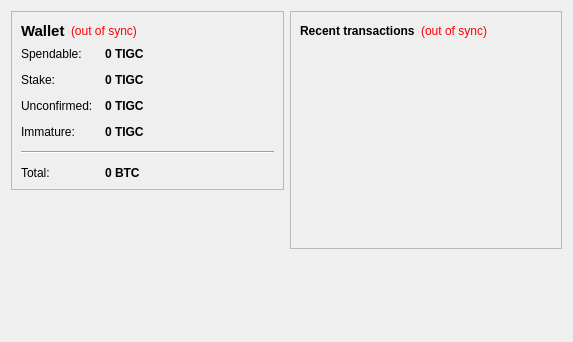
<?xml version="1.0" encoding="UTF-8"?>
<ui version="4.0">
 <class>OverviewPage</class>
 <widget class="QWidget" name="OverviewPage">
  <property name="geometry">
   <rect>
    <x>0</x>
    <y>0</y>
    <width>573</width>
    <height>342</height>
   </rect>
  </property>
  <property name="windowTitle">
   <string>Form</string>
  </property>
  <layout class="QHBoxLayout" name="horizontalLayout" stretch="1,1">
   <item>
    <layout class="QVBoxLayout" name="verticalLayout_2">
     <item>
      <widget class="QFrame" name="frame">
       <property name="frameShape">
        <enum>QFrame::StyledPanel</enum>
       </property>
       <property name="frameShadow">
        <enum>QFrame::Raised</enum>
       </property>
       <layout class="QVBoxLayout" name="verticalLayout_4">
        <item>
         <layout class="QHBoxLayout" name="horizontalLayout_4">
          <item>
           <widget class="QLabel" name="label_5">
            <property name="font">
             <font>
              <pointsize>11</pointsize>
              <weight>75</weight>
              <bold>true</bold>
             </font>
            </property>
            <property name="text">
             <string>Wallet</string>
            </property>
           </widget>
          </item>
          <item>
           <widget class="QLabel" name="labelWalletStatus">
            <property name="toolTip">
             <string>The displayed information may be out of date. Your wallet automatically synchronizes with the TigraCoin network after a connection is established, but this process has not completed yet.</string>
            </property>
            <property name="styleSheet">
             <string notr="true">QLabel { color: red; }</string>
            </property>
            <property name="text">
             <string notr="true">(out of sync)</string>
            </property>
            <property name="alignment">
             <set>Qt::AlignLeading|Qt::AlignLeft|Qt::AlignVCenter</set>
            </property>
           </widget>
          </item>
          <item>
           <spacer name="horizontalSpacer_2">
            <property name="orientation">
             <enum>Qt::Horizontal</enum>
            </property>
            <property name="sizeHint" stdset="0">
             <size>
              <width>40</width>
              <height>20</height>
             </size>
            </property>
           </spacer>
          </item>
         </layout>
        </item>
        <item>
         <layout class="QFormLayout" name="formLayout_2">
          <property name="fieldGrowthPolicy">
           <enum>QFormLayout::AllNonFixedFieldsGrow</enum>
          </property>
          <property name="horizontalSpacing">
           <number>12</number>
          </property>
          <property name="verticalSpacing">
           <number>12</number>
          </property>
          <item row="0" column="0">
           <widget class="QLabel" name="label">
            <property name="text">
             <string>Spendable:</string>
            </property>
           </widget>
          </item>
          <item row="0" column="1">
           <widget class="QLabel" name="labelBalance">
            <property name="font">
             <font>
              <weight>75</weight>
              <bold>true</bold>
             </font>
            </property>
            <property name="cursor">
             <cursorShape>IBeamCursor</cursorShape>
            </property>
            <property name="toolTip">
             <string>Your current spendable balance</string>
            </property>
            <property name="text">
             <string notr="true">0 TIGC</string>
            </property>
            <property name="textInteractionFlags">
             <set>Qt::LinksAccessibleByMouse|Qt::TextSelectableByKeyboard|Qt::TextSelectableByMouse</set>
            </property>
           </widget>
          </item>
          <item row="1" column="0">
           <widget class="QLabel" name="label_6">
            <property name="text">
             <string>Stake:</string>
            </property>
           </widget>
          </item>
          <item row="1" column="1">
           <widget class="QLabel" name="labelStake">
            <property name="font">
             <font>
              <weight>75</weight>
              <bold>true</bold>
             </font>
            </property>
            <property name="cursor">
             <cursorShape>IBeamCursor</cursorShape>
            </property>
            <property name="toolTip">
             <string>Total of coins that was staked, and do not yet count toward the current balance</string>
            </property>
            <property name="text">
             <string notr="true">0 TIGC</string>
            </property>
            <property name="textInteractionFlags">
             <set>Qt::LinksAccessibleByMouse|Qt::TextSelectableByKeyboard|Qt::TextSelectableByMouse</set>
            </property>
           </widget>
          </item>
          <item row="2" column="0">
           <widget class="QLabel" name="label_3">
            <property name="text">
             <string>Unconfirmed:</string>
            </property>
           </widget>
          </item>
          <item row="2" column="1">
           <widget class="QLabel" name="labelUnconfirmed">
            <property name="font">
             <font>
              <weight>75</weight>
              <bold>true</bold>
             </font>
            </property>
            <property name="cursor">
             <cursorShape>IBeamCursor</cursorShape>
            </property>
            <property name="toolTip">
             <string>Total of transactions that have yet to be confirmed, and do not yet count toward the current balance</string>
            </property>
            <property name="text">
             <string notr="true">0 TIGC</string>
            </property>
            <property name="textInteractionFlags">
             <set>Qt::LinksAccessibleByMouse|Qt::TextSelectableByKeyboard|Qt::TextSelectableByMouse</set>
            </property>
           </widget>
          </item>
          <item row="3" column="0">
           <widget class="QLabel" name="labelImmatureText">
            <property name="text">
             <string>Immature:</string>
            </property>
           </widget>
          </item>
          <item row="3" column="1">
           <widget class="QLabel" name="labelImmature">
            <property name="font">
             <font>
              <weight>75</weight>
              <bold>true</bold>
             </font>
            </property>
            <property name="toolTip">
             <string>Mined balance that has not yet matured</string>
            </property>
            <property name="text">
             <string notr="true">0 TIGC</string>
            </property>
            <property name="textInteractionFlags">
             <set>Qt::LinksAccessibleByMouse|Qt::TextSelectableByKeyboard|Qt::TextSelectableByMouse</set>
            </property>
           </widget>
          </item>
          <item row="4" column="0" colspan="2">
           <widget class="Line" name="line">
            <property name="orientation">
             <enum>Qt::Horizontal</enum>
            </property>
           </widget>
          </item>
          <item row="5" column="0">
           <widget class="QLabel" name="labelTotalText">
            <property name="text">
             <string>Total:</string>
            </property>
           </widget>
          </item>
          <item row="5" column="1">
           <widget class="QLabel" name="labelTotal">
            <property name="font">
             <font>
              <weight>75</weight>
              <bold>true</bold>
             </font>
            </property>
            <property name="cursor">
             <cursorShape>IBeamCursor</cursorShape>
            </property>
            <property name="toolTip">
             <string>Your current total balance</string>
            </property>
            <property name="text">
             <string notr="true">0 BTC</string>
            </property>
            <property name="textInteractionFlags">
             <set>Qt::LinksAccessibleByMouse|Qt::TextSelectableByKeyboard|Qt::TextSelectableByMouse</set>
            </property>
           </widget>
          </item>
         </layout>
        </item>
       </layout>
      </widget>
     </item>
     <item>
      <spacer name="verticalSpacer">
       <property name="orientation">
        <enum>Qt::Vertical</enum>
       </property>
       <property name="sizeHint" stdset="0">
        <size>
         <width>20</width>
         <height>40</height>
        </size>
       </property>
      </spacer>
     </item>
    </layout>
   </item>
   <item>
    <layout class="QVBoxLayout" name="verticalLayout_3">
     <item>
      <widget class="QFrame" name="frame_2">
       <property name="frameShape">
        <enum>QFrame::StyledPanel</enum>
       </property>
       <property name="frameShadow">
        <enum>QFrame::Raised</enum>
       </property>
       <layout class="QVBoxLayout" name="verticalLayout">
        <item>
         <layout class="QHBoxLayout" name="horizontalLayout_2">
          <item>
           <widget class="QLabel" name="label_4">
            <property name="text">
             <string>&lt;b&gt;Recent transactions&lt;/b&gt;</string>
            </property>
           </widget>
          </item>
          <item>
           <widget class="QLabel" name="labelTransactionsStatus">
            <property name="toolTip">
             <string>The displayed information may be out of date. Your wallet automatically synchronizes with the TigraCoin network after a connection is established, but this process has not completed yet.</string>
            </property>
            <property name="styleSheet">
             <string notr="true">QLabel { color: red; }</string>
            </property>
            <property name="text">
             <string notr="true">(out of sync)</string>
            </property>
            <property name="alignment">
             <set>Qt::AlignRight|Qt::AlignTrailing|Qt::AlignVCenter</set>
            </property>
           </widget>
          </item>
          <item>
           <spacer name="horizontalSpacer">
            <property name="orientation">
             <enum>Qt::Horizontal</enum>
            </property>
            <property name="sizeHint" stdset="0">
             <size>
              <width>40</width>
              <height>20</height>
             </size>
            </property>
           </spacer>
          </item>
         </layout>
        </item>
        <item>
         <widget class="QListView" name="listTransactions">
          <property name="styleSheet">
           <string notr="true">QListView { background: transparent; }</string>
          </property>
          <property name="frameShape">
           <enum>QFrame::NoFrame</enum>
          </property>
          <property name="verticalScrollBarPolicy">
           <enum>Qt::ScrollBarAlwaysOff</enum>
          </property>
          <property name="horizontalScrollBarPolicy">
           <enum>Qt::ScrollBarAlwaysOff</enum>
          </property>
          <property name="selectionMode">
           <enum>QAbstractItemView::NoSelection</enum>
          </property>
         </widget>
        </item>
       </layout>
      </widget>
     </item>
     <item>
      <spacer name="verticalSpacer_2">
       <property name="orientation">
        <enum>Qt::Vertical</enum>
       </property>
       <property name="sizeHint" stdset="0">
        <size>
         <width>20</width>
         <height>40</height>
        </size>
       </property>
      </spacer>
     </item>
    </layout>
   </item>
  </layout>
 </widget>
 <resources/>
 <connections/>
</ui>
